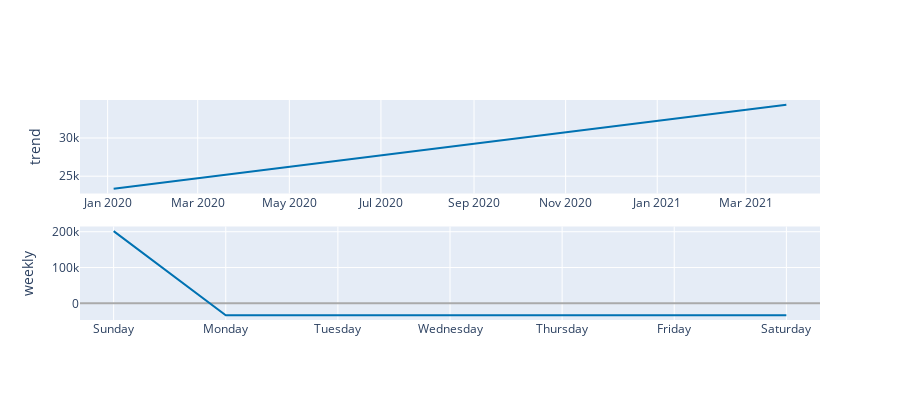

Notebook code cell kept with this figure:
### Code cell
plot_components_plotly(m, forecast)
